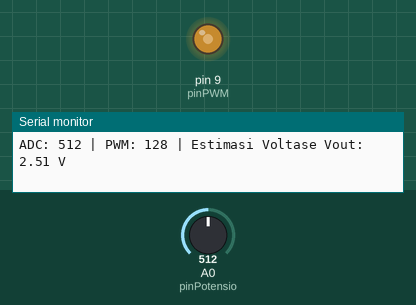
This program was run on a simulated Arduino Uno, built with avr-gcc and run on an emulated ATmega328P. Shown: output pins drawn as LEDs (lit = HIGH), the last lines printed to the serial monitor. The inputs (shaded band) are chosen by the test bench; at power-on: A0 (pinPotensio) = 512.

Above: at 1.2 s.
1.3 s: A0 (pinPotensio) set to 716
At 2.3 s:
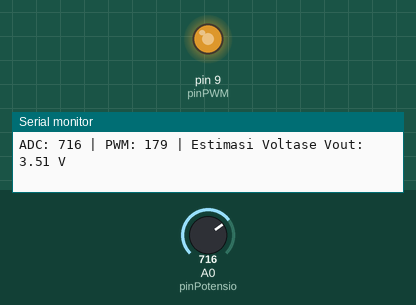
2.8 s: A0 (pinPotensio) set to 900
At 3.5 s:
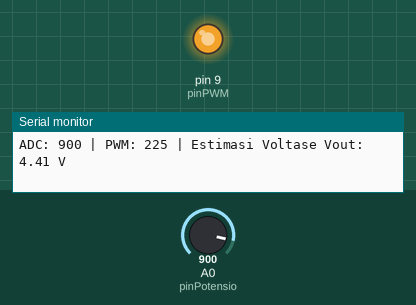
4.3 s: A0 (pinPotensio) set to 122
At 4.6 s:
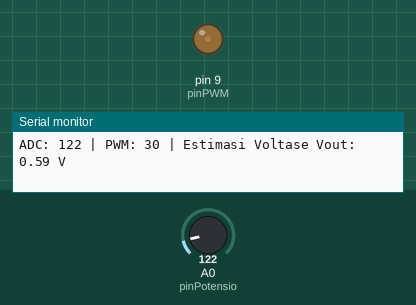
5.8 s: A0 (pinPotensio) set to 0
At 7.0 s:
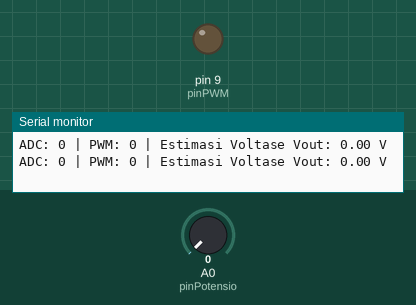
Timing chart, 0 to 8.3 s (numbered marks = the images above; inputs shaded):
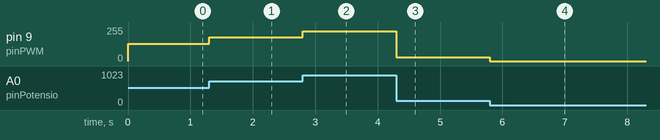

Measured:
- after the input at 1.3 s, pin 9 (pinPWM): 128/255 → 179/255 at once
- after the input at 2.8 s, pin 9 (pinPWM): 179/255 → 225/255 at once
- after the input at 4.3 s, pin 9 (pinPWM): 225/255 → 30/255 at once
- after the input at 5.8 s, pin 9 (pinPWM): 30/255 → 0/255 at once

The program:

main.cpp
```cpp
#include <Arduino.h>

const int pinPotensio = A0;
const int pinPWM = 9;

unsigned long timerSerial = 0;
const long intervalSerial = 500; // Update layar tiap setengah detik agar mudah dibaca

void setup() {
  Serial.begin(9600);
  pinMode(pinPWM, OUTPUT);
}

void loop() {
  // 1. Baca Analog Input (ADC 10-bit: 0 - 1023)
  int nilaiADC = analogRead(pinPotensio);

  // 2. Konversi ke Skala PWM 8-bit (0 - 255)
  // Bisa pakai map(nilaiADC, 0, 1023, 0, 255) atau bagi 4 secara langsung
  int nilaiPWM = nilaiADC / 4;

  // 3. Keluarkan Sinyal PWM
  analogWrite(pinPWM, nilaiPWM);

  // 4. Observasi Serial Monitor (Non-blocking)
  if (millis() - timerSerial >= intervalSerial) {
    float estimasiTegangan = (nilaiPWM / 255.0) * 5.0; // Perkiraan tegangan matematis

    Serial.print("ADC: "); Serial.print(nilaiADC);
    Serial.print(" | PWM: "); Serial.print(nilaiPWM);
    Serial.print(" | Estimasi Voltase Vout: "); Serial.print(estimasiTegangan, 2);
    Serial.println(" V");

    timerSerial = millis();
  }
}
```
